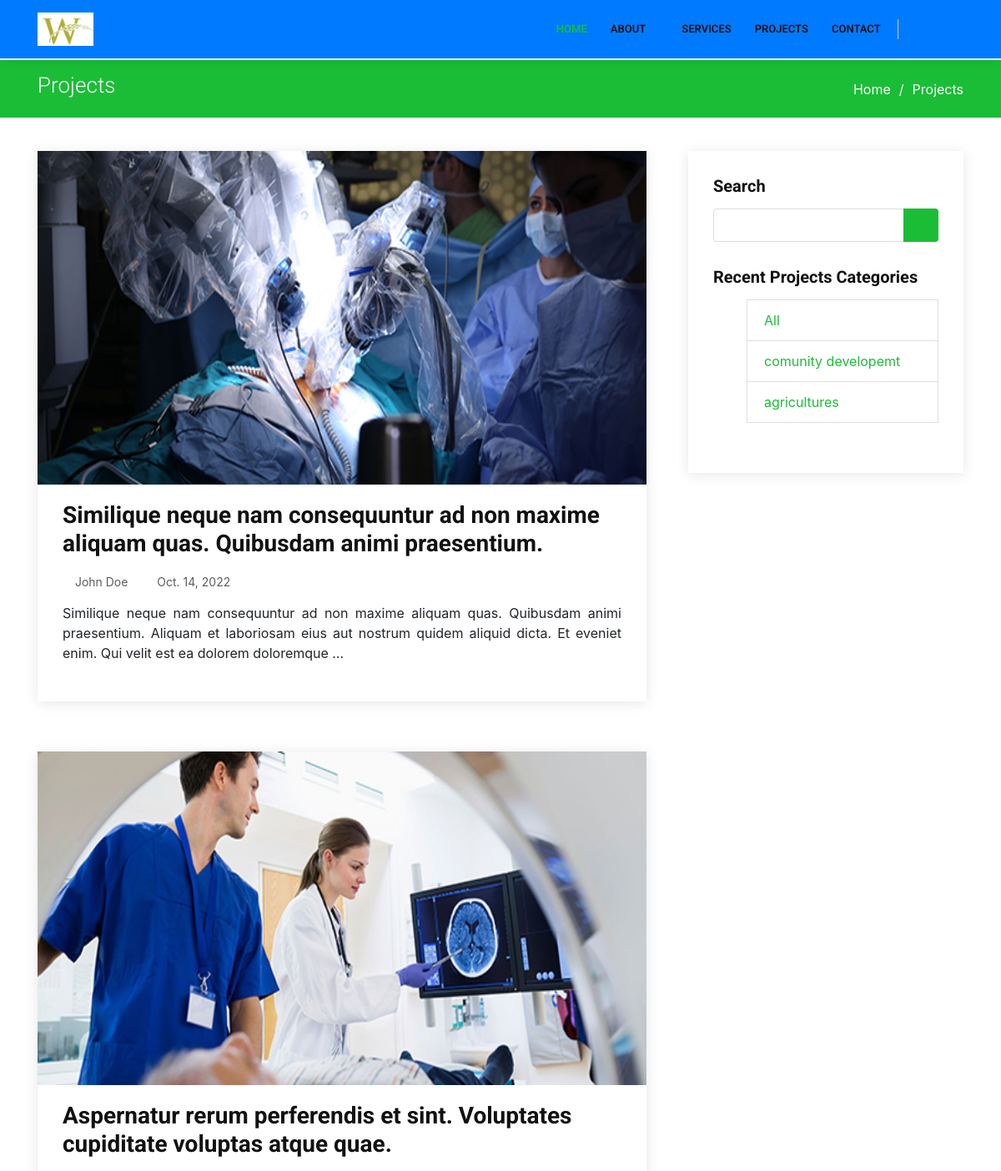
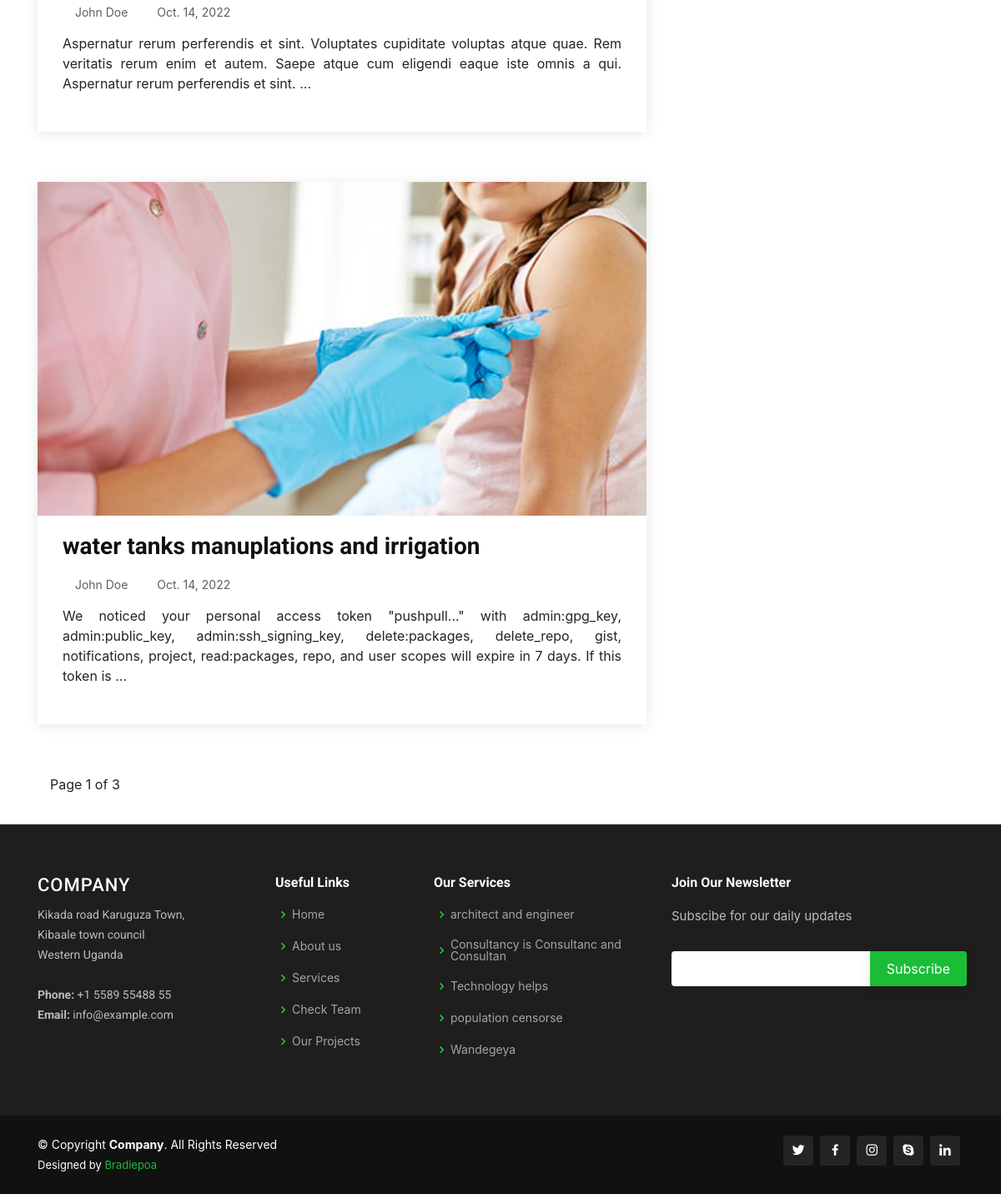
The app's page /projects with its own data (2 pictures, top to bottom).
### mainweb/models.py (models this page shows, shortened)
class Project(models.Model):
    STATUS_CHOICES = (
        ('finished','finished'),
        ('progress','progress'),
    )
    name = models.CharField(max_length=200)
    category = models.ForeignKey(Category, on_delete=models.CASCADE,)
    image = models.ImageField(upload_to ='projects')
    description = RichTextField()
    created_by = models.CharField(max_length=200)
    status = models.CharField(max_length=200,choices=STATUS_CHOICES)
    is_published = models.BooleanField(default=True)
    date = models.DateField(auto_now_add=False, auto_now=False)
    date_created = models.DateField(auto_now_add=True, auto_now=False)
    laste_update = models.DateField(auto_now_add=False, auto_now=True)
    @property
    def imageURL(self):
        try:
            url = self.image.url
        except:
            url = ''
        return url

class Category(models.Model):
    name = models.CharField(max_length=200,unique=True)
    date_created = models.DateField(auto_now_add=True, auto_now=False)
    laste_update = models.DateField(auto_now_add=False, auto_now=True)

class Service(models.Model):
    name = models.CharField(max_length=200,unique=True)
    category = models.ForeignKey(serviceCategory, on_delete=models.CASCADE,)
    image = models.ImageField(upload_to ='services')
    description = RichTextField()
    created_by = models.CharField(max_length=200)
    is_published = models.BooleanField(default=True)
    date = models.DateField(auto_now_add=False, auto_now=False)
    date_created = models.DateField(auto_now_add=True, auto_now=False)
    laste_update = models.DateField(auto_now_add=False, auto_now=True)

### mainweb/views.py (the view)
# urls.py: path('projects', views.Projects_view, name='projectspage'),
def Projects_view(request):
	category = request.GET.get('category')
	if category == None:
		projects = Project.objects.order_by('-date').filter(is_published=True)
	else:
		projects = Project.objects.filter(category__name=category)
	paginator =Paginator(projects,1)
	page = request.GET.get('page')
	try:
		proj = paginator.page(page)
	except PageNotAnInteger:
		proj = paginator.page(1)
	except EmptyPage:
		proj = paginator.page(paginator.num_pages)
	categories = Category.objects.all()
	querryset = Service.objects.order_by('-date').filter(is_published=True)
	context = {'projects':projects, 'categories':categories, 'page':page,"proj":proj,'querryset':querryset}
	return render(request, 'mainweb/projects.html', context)

### mainweb/templates/mainweb/projects.html (shortened to what this page needs)
{% extends 'mainweb/main.html' %}
{% load static %}
{% block content %}
<main id="main">
	<main id="main">
    <section id="breadcrumbs" class="breadcrumbs">
      <div class="container">
        <div class="d-flex justify-content-between align-items-center">
          <h2>Projects</h2>
          <ol>
            <li><a href="">Home</a></li>
            <li>Projects</li>
          </ol>
        </div>
      </div>
    </section>
    <section id="blog" class="blog">
      <div class="container">
        <div class="row">
          <div class="col-lg-8 entries">
            {% for project in projects %}
            <article class="entry" data-aos="fade-up">
              <div class="entry-img">
                <img style="width: 800px; height: 400px;" src="{{ project.imageURL }}" alt="" class="img-fluid">
              </div>
              <h2 class="entry-title">
                <a class="stretched-link" href="{% url 'mainweb:project' project.id %}">{{project.name}}</a>
              </h2>
              <div class="entry-meta">
                <ul>
                  <li class="d-flex align-items-center"><i class="icofont-user"></i> <a href="">John Doe</a></li>
                  <li class="d-flex align-items-center"><i class="icofont-wall-clock"></i> <a href=""><time datetime="2020-01-01">{{project.date}}</time></a></li>
                </ul>
              </div>
              <div class="entry-content">
                <p class="text-justify">
                  {{project.description|truncatewords:30}}
                </p>
              </div>
            </article>
            {% endfor %}
            <div class="paginator">
              <p class="paginator">{% include "mainweb/pagination.html" with page=proj %}</p>
            </div>
          </div>
          <div class="col-lg-4">
            <div class="sidebar" data-aos="fade-left">
              <h3 class="sidebar-title">Search</h3>
              <div class="sidebar-item search-form">
                <form action="">
                  <input type="text">
                  <button type="submit"><i class="icofont-search"></i></button>
                </form>
              </div>
              <h3 class="sidebar-title">Recent Projects Categories</h3>
              <div class="sidebar-item recent-posts">
                <ul>
                  <li class="list-group-item">
                    <a href="{% url 'mainweb:projectspage' %}">All</a></li>
                  {% for category in categories %}
                  <li class="list-group-item">
                    <a href="{% url 'mainweb:projectspage' %}?category={{category.name}}">{{category.name}}</a>
                  </li>
                  {% endfor %}
                </ul>
              </div>
              </div>
            </div>
          </div>
        </div>
    </section>
</main>
{% endblock content %}

### mainweb/templates/mainweb/footer.html
  <footer id="footer">
    <div class="footer-top">
      <div class="container">
        <div class="row">
          <div class="col-lg-3 col-md-6 footer-contact">
            <h3>Company</h3>
            <p>
              Kikada road Karuguza Town, <br>
              Kibaale town council<br>
              Western Uganda <br><br>
              <strong>Phone:</strong> +1 5589 55488 55<br>
              <strong>Email:</strong> info@example.com<br>
            </p>
          </div>
          <div class="col-lg-2 col-md-6 footer-links">
            <h4>Useful Links</h4>
            <ul>
              <li><i class="bx bx-chevron-right"></i> <a href="/">Home</a></li>
              <li><i class="bx bx-chevron-right"></i> <a href="{% url 'mainweb:aboutpage' %}">About us</a></li>
              <li><i class="bx bx-chevron-right"></i> <a href="{% url 'mainweb:servicespage' %}">Services</a></li>
              <li><i class="bx bx-chevron-right"></i> <a href="{% url 'mainweb:teampage' %}">Check Team</a></li>
              <li><i class="bx bx-chevron-right"></i> <a href="#">Our Projects</a></li>
            </ul>
          </div>
          <div class="col-lg-3 col-md-6 footer-links">
            <h4>Our Services</h4>
            <ul>
              {% for serv in querryset|slice:"5" %}
              <li><i class="bx bx-chevron-right"></i> <a href="{% url 'mainweb:service' serv.id %}">{{serv.name}}</a></li>
              {% endfor %}
            </ul>
          </div>
          <div class="col-lg-4 col-md-6 footer-newsletter">
            <h4>Join Our Newsletter</h4>
            <p>Subscibe for our daily updates</p>
            <form action="" method="">
              <input type="email" name="email"><input type="submit" value="Subscribe">
            </form>
          </div>
        </div>
      </div>
    </div>
    <div class="container d-md-flex py-4">
      <div class="mr-md-auto text-center text-md-left">
        <div class="copyright">
          &copy; Copyright <strong><span>Company</span></strong>. All Rights Reserved
        </div>
        <div class="credits">
          Designed by <a href="">Bradiepoa</a>
        </div>
      </div>
      <div class="social-links text-center text-md-right pt-3 pt-md-0">
        <a href="#" class="twitter"><i class="bx bxl-twitter"></i></a>
        <a href="#" class="facebook"><i class="bx bxl-facebook"></i></a>
        <a href="#" class="instagram"><i class="bx bxl-instagram"></i></a>
        <a href="#" class="google-plus"><i class="bx bxl-skype"></i></a>
        <a href="#" class="linkedin"><i class="bx bxl-linkedin"></i></a>
      </div>
    </div>
  </footer>

### records on screen
Project: imageURL (picture), name "Similique neque nam consequuntur ad non maxime aliquam quas. Quibusdam animi praesentium.", date "Oct. 14, 2022", description "Similique neque nam consequuntur ad non maxime aliquam quas. Quibusdam animi praesentium. Aliquam et laboriosam eius aut nostrum quidem aliquid dicta. Et eveniet enim. Qui velit est ea dolorem doloremque …"
Project: imageURL (picture), name "Aspernatur rerum perferendis et sint. Voluptates cupiditate voluptas atque quae.", date "Oct. 14, 2022", description "Aspernatur rerum perferendis et sint. Voluptates cupiditate voluptas atque quae. Rem veritatis rerum enim et autem. Saepe atque cum eligendi eaque iste omnis a qui. Aspernatur rerum perferendis et sint. …"
Project: imageURL (picture), name "water tanks manuplations and irrigation", date "Oct. 14, 2022", description "We noticed your personal access token \"pushpull...\" with admin:gpg_key, admin:public_key, admin:ssh_signing_key, delete:packages, delete_repo, gist, notifications, project, read:packages, repo, and user scopes will expire in 7 days. If this token is …"
Category: name "comunity developemt"
Category: name "agricultures"
Service: name "architect and engineer"
Service: name "Consultancy is Consultanc and Consultan"
Service: name "Technology helps"
Service: name "population censorse"
Service: name "Wandegeya"

### other values on screen
{{ page.number }} "1"
{{ page.paginator.num_pages }} "3"
